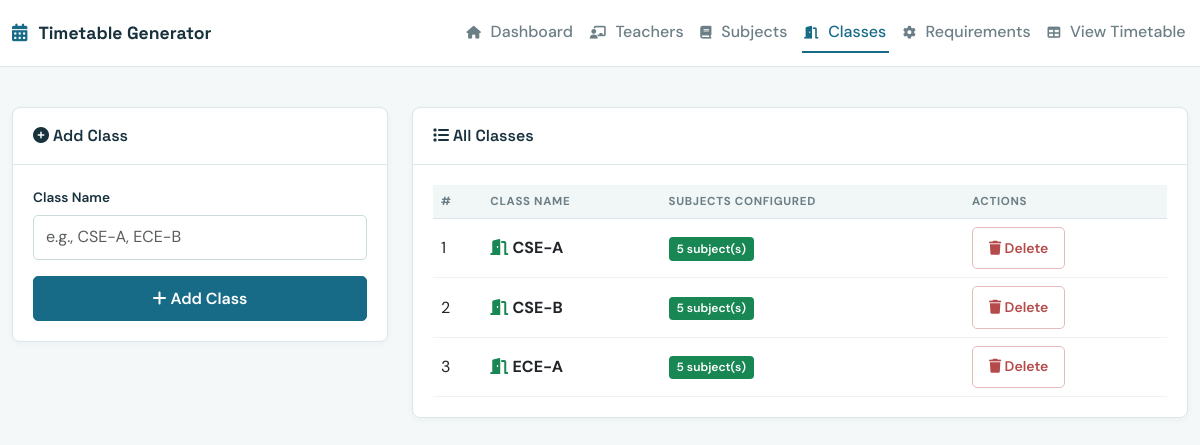
Page /classes on the committed database.
### app.py (models this page shows, shortened)
class ClassRoom(db.Model):
    id = db.Column(db.Integer, primary_key=True)
    name = db.Column(db.String(50), nullable=False)
    requirements = db.relationship('SubjectRequirement', backref='classroom', lazy=True)

### app.py (the view)
@app.route('/classes')
def classes():
    classrooms = ClassRoom.query.all()
    return render_template('classes.html', classrooms=classrooms)

### templates/classes.html (shortened to what this page needs)
{% extends "base.html" %}
{% block content %}
<div class="container">
    <div class="row">
        <div class="col-md-4 mb-4">
            <div class="card">
                <div class="card-header">
                    <i class="fas fa-plus-circle"></i> Add Class
                </div>
                <div class="card-body">
                    <form action="/classes/add" method="POST">
                        <div class="mb-3">
                            <label for="name" class="form-label">Class Name</label>
                            <input type="text" class="form-control" id="name" name="name" required placeholder="e.g., CSE-A, ECE-B">
                        </div>
                        <button type="submit" class="btn btn-primary w-100">
                            <i class="fas fa-plus"></i> Add Class
                        </button>
                    </form>
                </div>
            </div>
        </div>
        <div class="col-md-8">
            <div class="card">
                <div class="card-header">
                    <i class="fas fa-list"></i> All Classes
                </div>
                <div class="card-body">
                    {% if classrooms %}
                    <div class="table-responsive">
                        <table class="table table-hover">
                            <thead>
                                <tr>
                                    <th>#</th>
                                    <th>Class Name</th>
                                    <th>Subjects Configured</th>
                                    <th>Actions</th>
                                </tr>
                            </thead>
                            <tbody>
                                {% for classroom in classrooms %}
                                <tr>
                                    <td>{{ loop.index }}</td>
                                    <td>
                                        <i class="fas fa-door-open text-success"></i>
                                        <strong>{{ classroom.name }}</strong>
                                    </td>
                                    <td>
                                        {% if classroom.requirements %}
                                            <span class="badge bg-success">
                                                {{ classroom.requirements|length }} subject(s)
                                            </span>
                                        {% else %}
                                            <span class="text-muted">No subjects configured</span>
                                        {% endif %}
                                    </td>
                                    <td>
                                        <form action="/classes/delete/{{ classroom.id }}" method="POST" style="display: inline;"
                                              onsubmit="return confirm('Are you sure you want to delete this class?');">
                                            <button type="submit" class="btn btn-danger btn-sm">
                                                <i class="fas fa-trash"></i> Delete
                                            </button>
                                        </form>
                                    </td>
                                </tr>
                                {% endfor %}
                            </tbody>
                        </table>
                    </div>
                    {% else %}
                    <div class="alert alert-info">
                        <i class="fas fa-info-circle"></i> No classes found. Add your first class using the form on the left.
                    </div>
                    {% endif %}
                </div>
            </div>
        </div>
    </div>
</div>
{% endblock %}

### templates/base.html (style rules this page uses)
:root { --primary-color: #176b87; --primary-dark: #0e4d63; --ink: #18323d; --muted: #6d7f86; --line: #dce7e9; --surface: #ffffff; --canvas: #f4f8f8; --success: #287d68; --danger: #b54a4a; }
* { box-sizing: border-box; }
body { background: var(--canvas); min-height: 100vh; color: var(--ink); font-family: 'DM Sans', sans-serif; }
.container, .container-fluid { max-width: 1240px; }
.card { background: var(--surface); border: 1px solid var(--line); border-radius: 8px; box-shadow: 0 2px 7px rgba(24, 50, 61, .04); margin-bottom: 1.5rem; }
.card-header { background: transparent; border-bottom: 1px solid var(--line); color: var(--ink); padding: 1rem 1.25rem; font-family: 'Space Grotesk', sans-serif; font-weight: 600; }
.card-body { padding: 1.25rem; }
.btn { border-radius: 5px; font-weight: 600; padding: .6rem 1rem; }
.btn-primary { background: var(--primary-color); border-color: var(--primary-color); }
.btn-danger { background: transparent; border-color: #e6baba; color: var(--danger); }
.form-label { color: var(--ink); font-size: .85rem; font-weight: 600; margin-bottom: .4rem; }
.form-control, .form-select { border: 1px solid #cbdadd; border-radius: 5px; min-height: 42px; padding: .6rem .75rem; }
.table { --bs-table-bg: transparent; margin-bottom: 0; }
.table thead th { background: #f1f6f6; border-bottom: 1px solid var(--line); color: var(--muted); font-size: .72rem; letter-spacing: .06em; text-transform: uppercase; }
.table td { border-color: #edf2f2; vertical-align: middle; }
.badge { border-radius: 4px; font-size: .75rem; font-weight: 600; padding: .35rem .5rem; }

### rows in the picture
ClassRoom: name "CSE-A", requirements|length "5"
ClassRoom: name "CSE-B", requirements|length "5"
ClassRoom: name "ECE-A", requirements|length "5"
